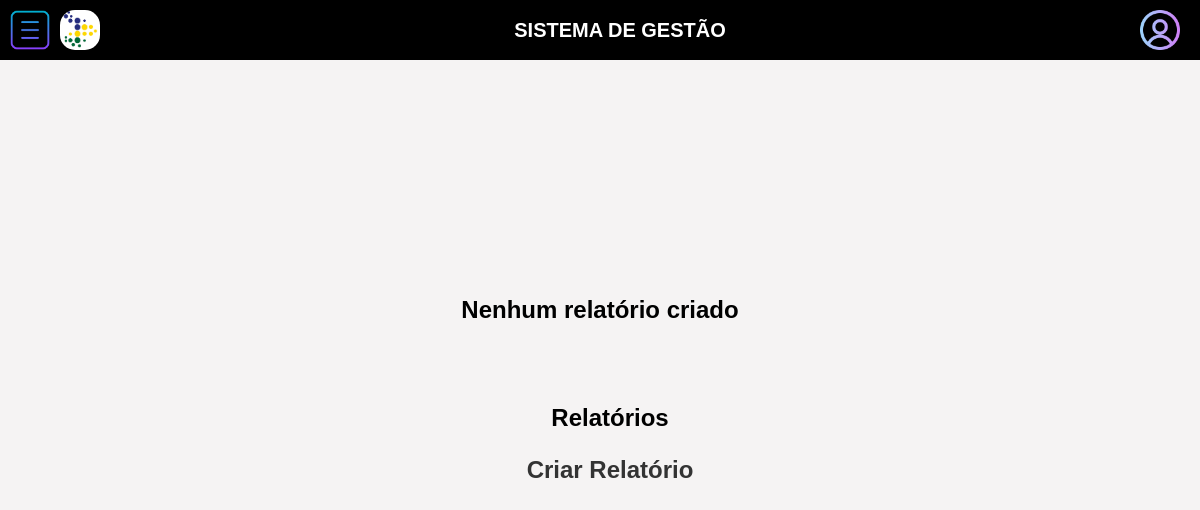
The app's page /relatorios/relatorios.php (signed in), older data.
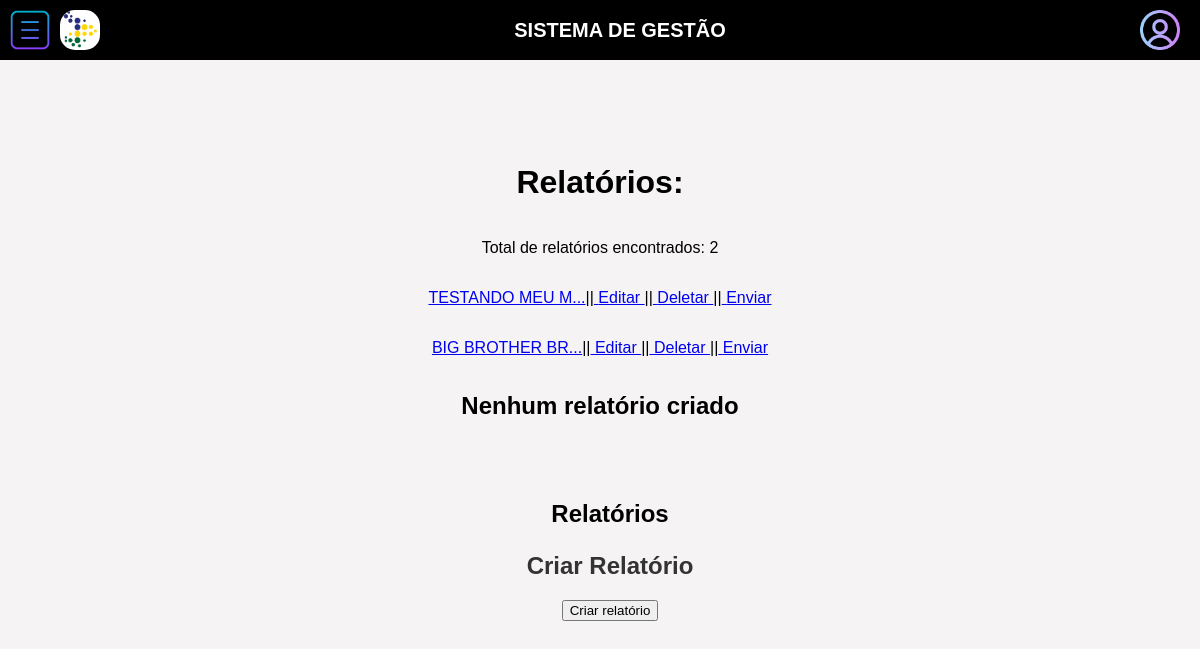
The same page, newer data.
### tables this page shows
CREATE TABLE `programa` (
  `id_programa` varchar(155) NOT NULL,
  `nome_programa` varchar(255) NOT NULL,
  `cpf_criador` varchar(255) NOT NULL,
  `contrato_pertecente` varchar(255) NOT NULL,
  `numero` int(255) NOT NULL,
  `data_criada` datetime NOT NULL,
  `data_atualizada` datetime NOT NULL
);

### relatorios/relatorios.php (the view, shortened to what this page needs)
<?php
$perfil_ent = $_SESSION['perfil'];
$pagina = "relatorios.php";
if ($perfil_ent == "Gestor") {
    $pagina = "criar_relatorio.php";
} elseif ($perfil_ent == "Mega Gestor") {
    $pagina = "criar_contratos.php";
    $string_input = "Criar contratos";
}
$img_perfil = "..\imagens/perfil.png";
?> -->
<?php
function limitarString($string, $limite)
{
    if (strlen($string) > $limite) {
        $string = substr($string, 0, $limite);
        $string .= '...';
    }
    return $string;
}
if (isset($_SESSION['cpf'])) {
    $cpf_criador = $_SESSION["cpf"];
    $con = new Conexao();
    $mysqli = $con->connect();
    $chave_verificar_tb_programas = "SELECT * FROM programa WHERE cpf_criador= :cpf_criador";
    $stmt = $mysqli->prepare($chave_verificar_tb_programas);
    $stmt->bindParam(":cpf_criador", $cpf_criador);
    $stmt->execute();
    $count = $stmt->rowCount();
    $dados = $stmt->fetchAll(PDO::FETCH_ASSOC);
    if ($count > 0) {
        echo "<h1>Relatórios:</h1>";
        echo "<p>Total de relatórios encontrados: $count</p>";
        foreach ($dados as $rgt) {
            $limitada = limitarString($rgt['nome_programa'], 15);
            $id_programa = $rgt['id_programa'];
            echo '<p>';
            echo "<a href='mostrar_relatorio.php?id=$id_programa'> $limitada</a>||";
            echo "<a href='editar_relatorio.php?id=$id_programa'> Editar </a>||";
            echo "<a href='relatorios.php?id=$id_programa'> Deletar </a> ||";
            echo "<a href='#' class='bt'name='$id_programa'id='tag_enviar'> Enviar </a><br>";
            echo '</p>';
        }
    } else {
        if ($perfil_ent == "Gestor") {
            echo ("<h2>Nenhum relatório criado</h2>");
        }
    }
    $chave_verificar_tb_contratos = "SELECT * FROM contratos WHERE cpf_criador= :cpf_criador";
    $stmt = $mysqli->prepare($chave_verificar_tb_contratos);
    $stmt->bindParam(":cpf_criador", $cpf_criador);
    $stmt->execute();
    $count_contratos = $stmt->rowCount();
    $dados_contratos = $stmt->fetchAll(PDO::FETCH_ASSOC);
    if ($count_contratos > 0) {
        echo "<h1>Contratos:</h1>";
        echo "<p>Total de contratos encontrados: $count_contratos</p>";
        foreach ($dados_contratos as $rgt) {
            $id_contrato = $rgt['id_contrato'];
            echo '<p>';
            echo "<a href='mostrar_relatorio.php?id=$id_contrato'> $rgt[nome_contrato]</a>||";
            echo "<a href='editar_relatorio.php?id=$id_contrato'> Editar </a>||";
            echo "<a href='relatorios.php?id=$id_contrato'> Deletar </a> ";
            echo '</p>';
        }
    } else {
        echo ("<h2>Nenhum relatório criado</h2>");
    }
}
?>
<!DOCTYPE html>
<html lang="en">
<head>
    <link rel="stylesheet" href="pasta_de_estilos/stylerelatorios.css">
    <link rel="stylesheet" href="..\menu/pasta_de_estilos/stylemenu.css">
    <link rel="stylesheet" href="https://cdn.jsdelivr.net/npm/sweetalert2@11.10.8/dist/sweetalert2.min.css">
</head>
<body class="body">
    <div class="content">
        <h2>Relatórios</h2>
        <h3>Criar Relatório</h3>
        <form action=<?php echo $pagina ?> method="post">
            <?php
            if ($perfil_ent == "Gestor") {
                ?>
                <input type="submit" value="Criar relatório" name="criar_relatorio_form">
                <?php
            } elseif ($perfil_ent == "Mega Gestor") {
                ?>
                <input type="submit" value="Criar Contratos" name="criar_relatorio_form">
                <?php
            }
            ?>
        </form>
    </div>
    <nav class="nav">
        <img src="..\imagens/barra-de-menu3.png" id="toggle-sidebar" class="imagem-menu" alt="teste">
        <img src="..\imagens/logo.png" id="logo.png" class="logo-menu" alt="teste">
        <h2 class="hs"> SISTEMA DE GESTÃO <h2>
                <img src="<?php echo $img_perfil ?>" id="perfil" class="perfil-menu" alt="teste">
    </nav>
</body>
</html>

Row changes from the older to the newer data that the page shows:
added programa: nome_programa "TESTANDO MEU M..."
added programa: nome_programa "BIG BROTHER BR..."
Text that changed along with them:
$count: (not shown) → "2"
form field criar_relatorio_form: (not shown) → "Criar relatório"
text now shown: "Relatórios: Total de relatórios encontrados:"
